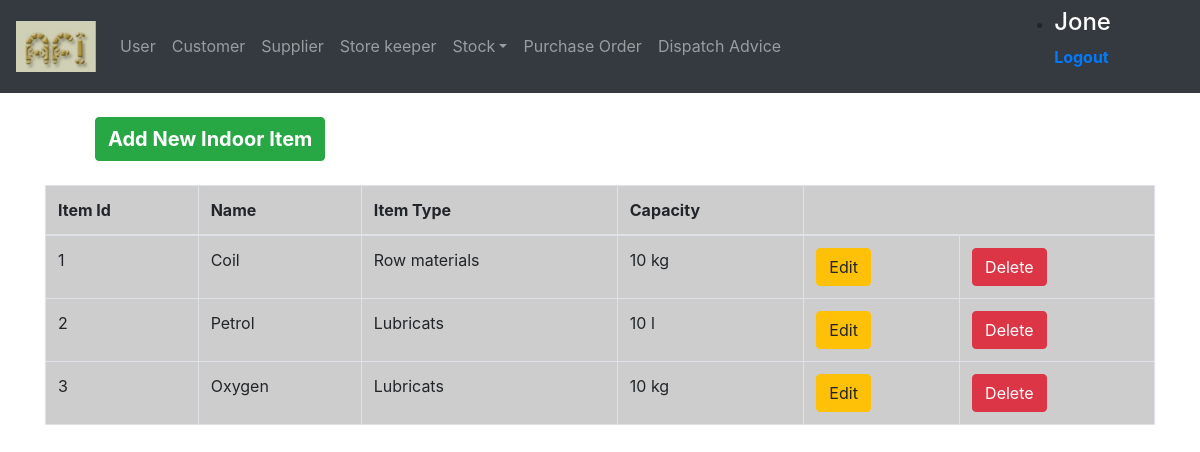
Screenshot of /indoorStock/home.php (signed in) with the database file from the repository.
### tables this page shows
CREATE TABLE `indoorstock` (
  `inStId` varchar(10) NOT NULL,
  `name` varchar(50) NOT NULL,
  `itemType` varchar(20) NOT NULL,
  `capacity` varchar(10) NOT NULL
);

### indoorStock/home.php (the view, shortened to what this page needs)
<?php
  include '../login/dbconnection.php';
  $sql = "SELECT * FROM indoorstock";
  $result = $conn->query($sql);
?>
<!DOCTYPE html>
<html lang="en">
<head>
  <link rel="stylesheet" href="../css/bootstrap.min.css">
  <link rel="stylesheet" type="text/css" href="../css/stock.css">
</head>
<body>
  <header><?php include '../login/nav.php'?></header>
  <div class="container">
    <br>
    <a href="insert.php" class="btn btn-success" id="Butt">Add New Indoor Item</a>
    <br><br>
    <table class="table table-bordered">
      <thead>
        <tr>
          <th>Item Id</th>
          <th>Name</th>
          <th>Item Type</th>
          <th>Capacity</th>
          <th colspan="2"></th>
        </tr>
      </thead>
      <tbody>
        <?php
          if($result->num_rows > 0){
            while ($row = $result->fetch_assoc()) {
        ?>
              <tr>
                <td><?php echo $row['inStId'];?></td>
                <td><?php echo $row['name'];?></td>
                <td><?php echo $row['itemType'];?></td>
                <td><?php echo $row['capacity'];?></td>
                <td><a href="edit.php?id=<?=$row['inStId'];?>" class="btn btn-warning">Edit</a></td>
                <td><a href="delete.php?id=<?=$row['inStId'];?>" class="btn btn-danger">Delete</a></td>
              </tr>
              <?php
            }
          }
          else{
            echo "0 results";
          }
        ?>
      </tbody>
    </table>
  </div>
</body>
</html>

### css/stock.css (style rules this page uses)
body { background: url(../images/stock_bg.jpg); background-size: cover; background-position: top; }
#Butt { font-size: 20px; font-weight: bold; margin-left: 50px; }
table { background: rgba(194,193,193,0.8); }

### rows the page displays
indoorstock: inStId "1", name "Coil", itemType "Row materials", capacity "10 kg"
indoorstock: inStId "2", name "Petrol", itemType "Lubricats", capacity "10 l"
indoorstock: inStId "3", name "Oxygen", itemType "Lubricats", capacity "10 kg"

### other values shown
$_SESSION['username'] "Jone"
